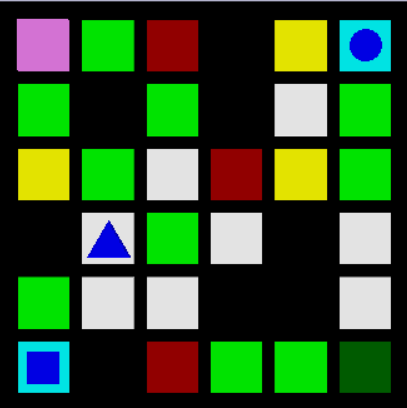
#> input picture stage0.png, 407 x 408 px
$ python image_processing.py
#> lines starting #> are read from the running program, lines starting #| are printed output that depends on the picture; after the words box and inside, x2 and y2 are one past the last pixel; in counts of white or black regions, pixels touching at a corner belong together
import cv2
import numpy as np
import math
from matplotlib import pyplot as plt

img1 = cv2.imread('stage0.png')
#> img1 is the input picture: shape (408, 407, 3); mean B, G, R 40.7, 84.2, 50.1
img1 = cv2.resize(img1, (800,800))
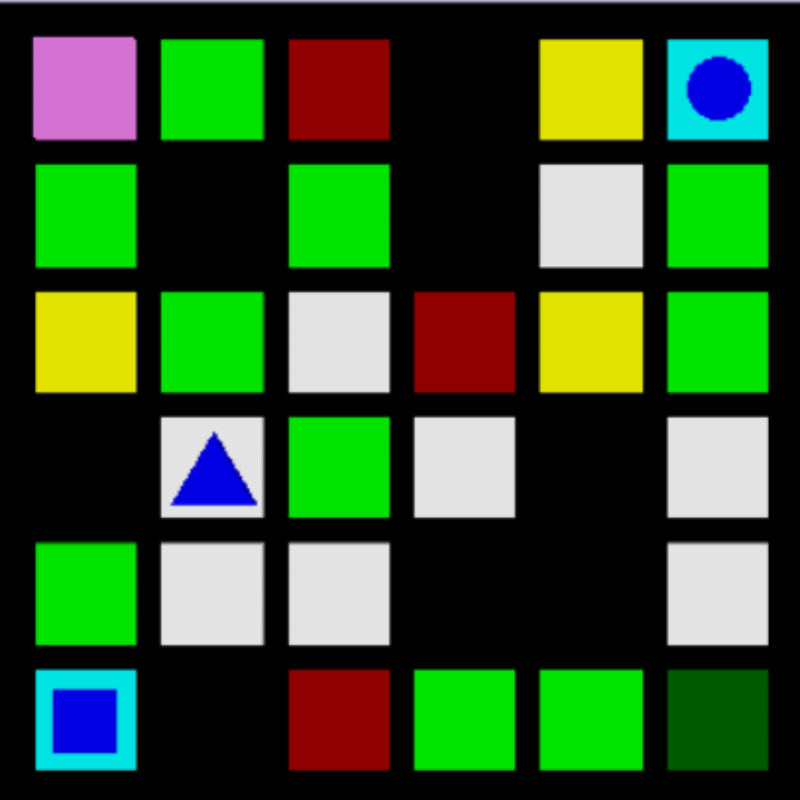
#> img1: shape (800, 800, 3); mean B, G, R 40.7, 84.2, 50.1
ar_dim = np.zeros(2,int)#(y,x)
ar_dim = (6,6)

def color_recognise(h,s,v):
    '''

    :param h: hue of color
    :param s: saturation
    :param v: value

    WHITE  = (0,0,255)
    RED    = (0,255,255)
    YELLOW = (30,255,255)
    GREEN  = (60,255,255)
    CYAN   = (90,255,255)
    BLUE   = (120,255,255)
    PINK   = (150,255,255)
    DULL GREEN = (76,255,104)

    :return:
    WHITE  = 0
    RED    = 1
    YELLOW = 2
    GREEN  = 3
    CYAN   = 4
    BLUE   = 5
    PINK   = 6
    DULL GREEN = 7
    '''

    color_code = -1
    # [19 lines of commented-out code are left out]
    if (h == 0 and s == 0 and v >100):
        color_code = 0
    if (h == 0 and s == 255 and v >100):
        color_code = 1
    if (h == 30 and s == 255 and v >100):
        color_code = 2
    if (h == 60 and s == 255 and v >100):
        color_code = 3
    if (h == 90 and s == 255 and v >100):
        color_code = 4
    if (h == 120 and s == 255 and v >100):
        color_code = 5
    if (h == 150 and s >100 and v >100):
        color_code = 6
    if (h == 60 and s == 255 and v == 91):
        color_code = 7

    return color_code

def shape_detection(roi,h,s,v):
    roi = cv2.resize(roi, (250, 250))
    lower = np.array([h-3,s-3,v-3])
    upper = np.array([h,s,v])
    '''
        additionally it gives triangle direction
    :param roi: IMAGE OF SINGLE TILE
    :param h: HUE OF BLUE           120
    :param s: SATURATION OF BLUE    255
    :param v: VALUE OF BLUE         255/227

    :return:
    NOT FOUND = -1
    TRAINGLE    = 1
    SQUARE      = 2
    CIRCLE      = 3
    '''
    shape_code = -1
    hsv = cv2.cvtColor(roi, cv2.COLOR_BGR2HSV)
    bgr = cv2.cvtColor(hsv, cv2.COLOR_HSV2BGR)
    gray = cv2.cvtColor(bgr, cv2.COLOR_BGR2GRAY)
    mask = cv2.inRange(hsv, lower, upper)

    triangle_corners = np.zeros((3, 2), int)
    triangle_direction = np.zeros(2, int)  # (y,x)

    bgr_onlyblue = cv2.bitwise_and(bgr, bgr, mask=mask)
    gray_onlyblue = cv2.cvtColor(bgr_onlyblue, cv2.COLOR_BGR2GRAY)
    _, threshold_binary = cv2.threshold(gray_onlyblue, 10, 255, cv2.THRESH_BINARY)
    contours, _ = cv2.findContours(threshold_binary, cv2.RETR_TREE, cv2.CHAIN_APPROX_SIMPLE)
    area = np.zeros(2)
    w = roi.shape[0]
    h = roi.shape[1]

    for cnt in contours:
        approx = cv2.approxPolyDP(cnt,  0.02* cv2.arcLength(cnt, True), True)
        cv2.drawContours(roi, [approx], 0, (0), 5)
        # cv2.imshow('shape_detect',roi)
        # cv2.waitKey(0)
        x = approx.ravel()[0]
        y = approx.ravel()[1]

        for i in range(3):
            triangle_corners[i][0] = approx.ravel()[2 * i]
            triangle_corners[i][1] = approx.ravel()[2 * i+1]

        # print(cv2.contourArea(cnt), end=' ')
        if (area[0]<cv2.contourArea(cnt) and cv2.contourArea(cnt)<w*h-1000):
            area[0] = cv2.contourArea(cnt)
            area[1] = len(approx)
            # print(area[1])

    if area[1] == 3:
        shape_code = 1
        print('waah bete waah')
        #triangle direction detection
        #triangle_corners
        diff = np.zeros(6, int)
        diff[0] = abs(triangle_corners[2][0] - triangle_corners[1][0])  # 0
        diff[1] = abs(triangle_corners[0][0] - triangle_corners[2][0])  # 1
        diff[2] = abs(triangle_corners[0][0] - triangle_corners[1][0])  # 2

        diff[3] = abs(triangle_corners[2][1] - triangle_corners[1][1])  # 0
        diff[4] = abs(triangle_corners[0][1] - triangle_corners[2][1])  # 1
        diff[5] = abs(triangle_corners[0][1] - triangle_corners[1][1])  # 2

        indexofmin = np.where(diff == np.amin(diff))

        print(indexofmin[0][0], diff[indexofmin[0][0]])
        print(diff)

        if (indexofmin[0][0] <= 2 and indexofmin[0][0] >= 0):  # left,right
            triangle_direction[0] = 0  # (y,x)
            if indexofmin[0][0] == 0:
                triangle_direction[1] = np.sign(
                    triangle_corners[0][0] - (triangle_corners[2][0] + triangle_corners[1][0]) / 2)  # (x,y)

            if indexofmin[0][0] == 1:
                triangle_direction[1] = np.sign(
                    triangle_corners[1][0] - (triangle_corners[2][0] + triangle_corners[1][0]) / 2)  # (x,y)

            if indexofmin[0][0] == 2:
                triangle_direction[1] = np.sign(
                    triangle_corners[2][0] - (triangle_corners[0][0] + triangle_corners[1][0]) / 2)  # (x,y)

        if (indexofmin[0][0] <= 5 and indexofmin[0][0] >= 3):  # up,down
            triangle_direction[1] = 0  # (y,x)
            if indexofmin[0][0] == 3:
                triangle_direction[0] = np.sign(
                    triangle_corners[0][1] - (triangle_corners[2][1] + triangle_corners[1][1]) / 2)  # (x,y)

            if indexofmin[0][0] == 4:
                triangle_direction[0] = np.sign(
                    triangle_corners[1][1] - (triangle_corners[2][1] + triangle_corners[1][1]) / 2)  # (x,y)

            if indexofmin[0][0] == 5:
                triangle_direction[0] = np.sign(
                    triangle_corners[2][1] - (triangle_corners[0][1] + triangle_corners[1][1]) / 2)  # (x,y)


    elif area[1] == 4:
        shape_code = 2
        triangle_direction = (0, 0)

    elif area[1] > 4:
        shape_code = 3
        triangle_direction = (0, 0)
    return shape_code,triangle_direction


def image_processing1(image,arena_dimensions):
#> called with arena_dimensions = (6, 6)
    cv2.imshow('image_procssing1-read',image)
    image2 = image
    hsv = cv2.cvtColor(image, cv2.COLOR_BGR2HSV)
#> hsv: shape (800, 800, 3); mean H, S, V 21, 89, 96.5
    # [4 lines of commented-out code are left out]

    arena_information = np.zeros((arena_dimensions[0],arena_dimensions[1],2),int)
    shapes_information = np.zeros((arena_dimensions[0],arena_dimensions[1],2),int)
    '''
    ARGUMENTS:
        Y COORDINATE (INT)
        X COORDINATE (INT)
        COLOR CODE   (INT)
        SHAPE CODE   (INT)

    BLACK  = -1
    WHITE  = 0
    RED    = 1
    YELLOW = 2
    GREEN  = 3
    CYAN   = 4
    BLUE   = 5
    PINK   = 6
    DULL GREEN = 7

    SHAPES
    NULL        = 0
    TRIANGLE    = 1
    SQUARE      = 2
    CIRCLE      = 3
    '''
    for j in range(arena_dimensions[0]):
        for i in range(arena_dimensions[1]):
            arena_information[j][i][0] = -1

    tiles_centres = np.full((arena_dimensions[0],arena_dimensions[1],2),-1,int)
    # print(tiles_centres)

    col = image.shape[0] // arena_dimensions[0]
#> col = 133
    width = image.shape[1] // arena_dimensions[1]
#> width = 133

    for i in range(arena_dimensions[0]):
        image = cv2.line(image,(0,i*col),(image.shape[0],i*col),(0,255,0),2)
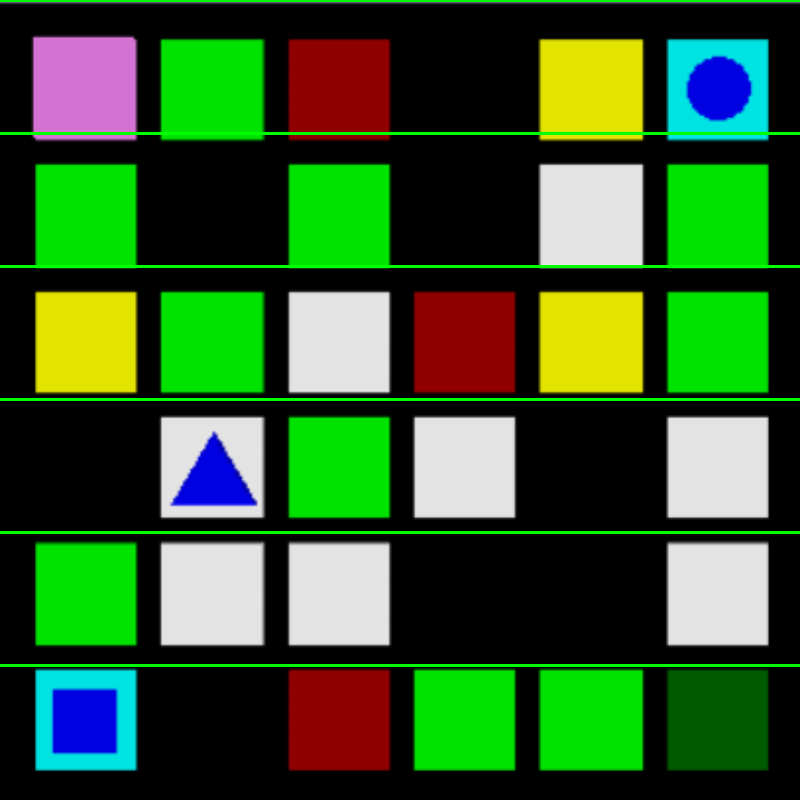
#> image: shape (800, 800, 3); mean B, G, R 39.9, 88.5, 49.4

    for i in range(arena_dimensions[1]):
        image = cv2.line(image,(i*width,0),(i*width,image.shape[1]),(0,255,0),2)
#> this loop made 6 passes
#> pass 1, in image_processing1, `image = cv2.line(image,(i*width,0),(i*width,image.shape[1]),(0,255,0),2)`:
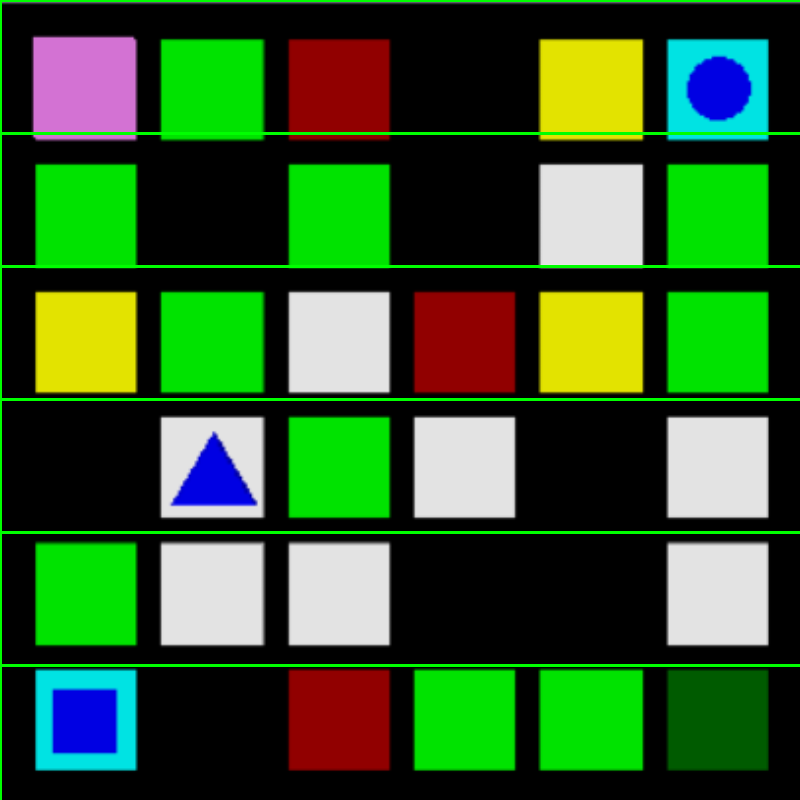
#> image: shape (800, 800, 3); 0.24% of pixels changed, all inside (x1, y1, x2, y2) = (0, 2, 2, 800)
#> pass 3, in image_processing1, `image = cv2.line(image,(i*width,0),(i*width,image.shape[1]),(0,255,0),2)`:
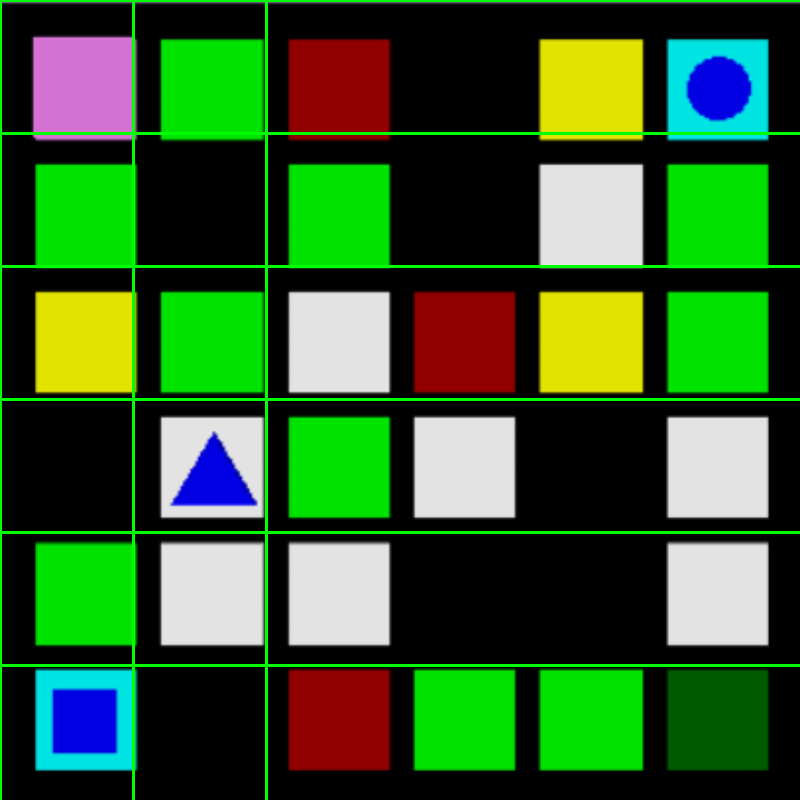
#> image: shape (800, 800, 3); mean B, G, R 39.7, 90.5, 49.2
#> after the loop:
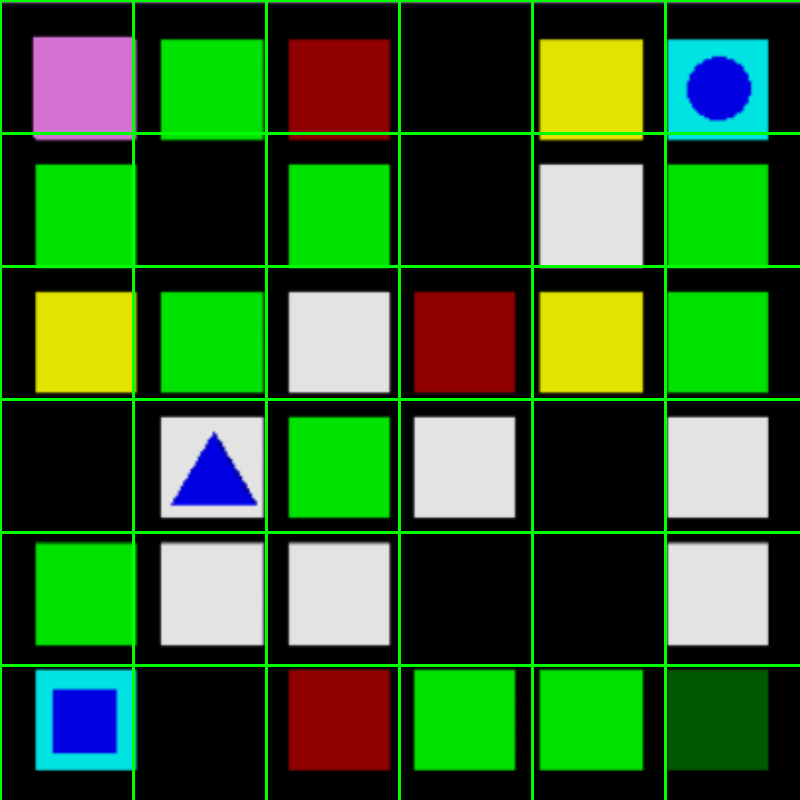
#> image: shape (800, 800, 3); 1.1% of pixels changed, all inside (x1, y1, x2, y2) = (398, 2, 667, 800)


    l = np.array([0,0,90])
    u = np.array([180, 255, 255])
    mask = cv2.inRange(hsv, l, u)
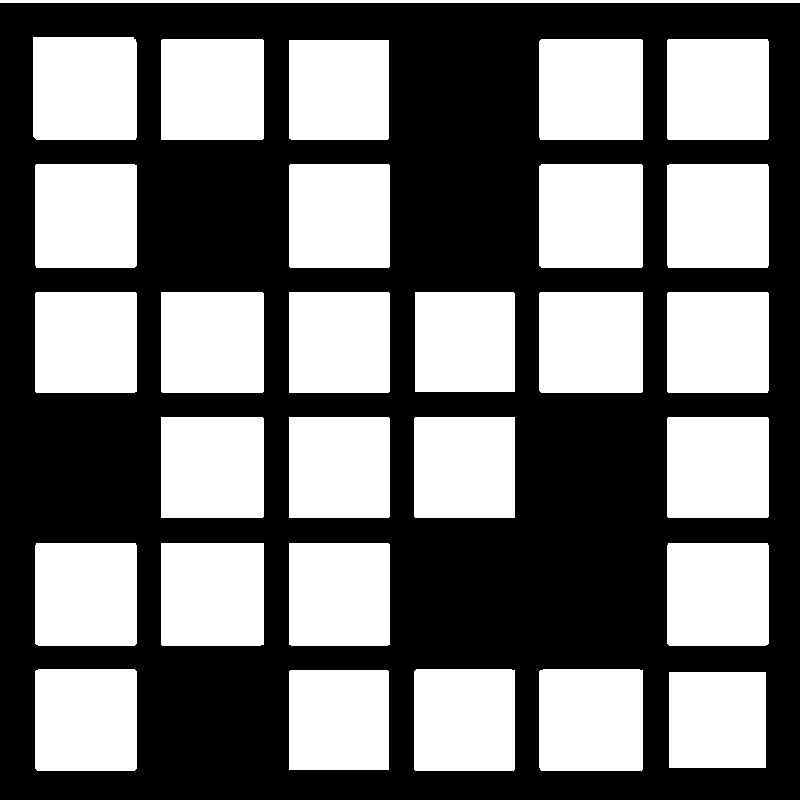
#> mask: shape (800, 800); 45.7% white; 29 white regions

    kernel = np.ones((5,5), np.uint8)
    opening = cv2.morphologyEx(mask, cv2.MORPH_OPEN, kernel, iterations=1)
    closing = cv2.morphologyEx(opening, cv2.MORPH_CLOSE, kernel)

    ###REDUNDANT MORPHOLOGICAL OPERATIONS
    contours, _ = cv2.findContours(mask, cv2.RETR_TREE, cv2.CHAIN_APPROX_SIMPLE)
#> contours = 29 contours; largest, box (x1, y1, x2, y2) and area: (539, 164, 643, 268) 10604, (33, 37, 137, 140) 10492, (161, 543, 264, 646) 10401, (35, 164, 137, 268) 10398, (667, 164, 769, 268) 10397
    area_mask=[]
    for cnt in contours:
        area_mask.append(int(cv2.contourArea(cnt)))
#> this loop made 29 passes
#> cnt on passes 1, 29: [[669, 672], [669, 767], [765, 767], [765, 672]], [[0, 0], [0, 2], [799, 2], [799, 0]]
#> after the loop, area_mask = 29 values, max 10604 at index 20, min 1598 at index 28, mean 9853.2


    ###IN USE MORPHOLOGICAL OPERATIONS
    contours2, _ = cv2.findContours(closing, cv2.RETR_TREE, cv2.CHAIN_APPROX_SIMPLE)
#> contours2 has the same summary as contours
    area_opcl = []
    box_length = 0
    count=0


    for cnt in contours2:
        area_opcl.append(int(cv2.contourArea(cnt)))

        box_length =math.floor( math.sqrt(area_opcl[0]) )
        print('length: ',box_length)

        x,y,w,h = cv2.boundingRect(cnt)
        centre_x= x+w//2
        centre_y= y+h//2
        # cv2.putText(image,"FOUND",(x,centre_y),cv2.FONT_HERSHEY_COMPLEX,0.4,(0,0,0))

        ##################START ASSIGNING VALUES OF ARRAY
        print(hsv[y+1,x+1,0],hsv[y+1,x+1,1],hsv[y+1,x+1,2])
        print(color_recognise(hsv[y+1,x+1,0],hsv[y+1,x+1,1],hsv[y+1,x+1,2]))

        colorcode = str(color_recognise(hsv[y+1,x+1,0],hsv[y+1,x+1,1],hsv[y+1,x+1,2]))
        cv2.putText(image2, colorcode, (x, y), cv2.FONT_HERSHEY_COMPLEX, 0.7, (255, 255, 255))
        # colorcode = 'STEVE'

        if(color_recognise(hsv[centre_y, centre_x, 0], hsv[centre_y, centre_x, 1], hsv[centre_y, centre_x, 2])==5):
            # cv2.putText(image, '5', (centre_x, centre_y), cv2.FONT_HERSHEY_COMPLEX, 0.7, (255,255,255))
            roi = image[y+1:y+box_length, x+1:x+box_length]
            # [11 lines of commented-out code are left out]
            count += 1
            # cv2.putText(image, shapecode, (centre_x, centre_y), cv2.FONT_HERSHEY_COMPLEX, 0.7, (0,0,0))

        for i in range(arena_dimensions[0]):
            if(i*col<centre_y and (i+1)*col>centre_y):
                y_coordinate = i
        for i in range(arena_dimensions[1]):
            if(i*width<centre_x and (i+1)*width>centre_x):
                x_coordinate = i

        colorcode = str(y_coordinate)+str(x_coordinate)
        # cv2.putText(image2,colorcode, (x, centre_y), cv2.FONT_HERSHEY_COMPLEX, 0.7, (255,255,255))


        ###upar pooree testing karlee fraaaanzzz

        arena_information[y_coordinate][x_coordinate][0]=color_recognise(hsv[y+1,x+1,0],hsv[y+1,x+1,1],hsv[y+1,x+1,2])
        #   shape detection and shape information
        if (color_recognise(hsv[centre_y, centre_x, 0], hsv[centre_y, centre_x, 1], hsv[centre_y, centre_x, 2]) == 5):
            cv2.imshow('hsv2roi',image2)
            roi = image[y + 1:y + box_length, x + 1:x + box_length]

            arena_information[y_coordinate][x_coordinate][1], shapes_information[y_coordinate][
                x_coordinate] = shape_detection(roi, 120, 255, 227)  ###THIS VALUE NEEDS TO BE ADJUSTED
            # shape_code = str(shapes_information[y_coordinate][x_coordinate])
            shape_code = str(arena_information[y_coordinate][x_coordinate][1])
            cv2.putText(image2, shape_code, (centre_x, centre_y), cv2.FONT_HERSHEY_COMPLEX, 0.7, (255, 255, 255))
        tiles_centres[y_coordinate][x_coordinate]=(centre_y,centre_x)
#> this loop made 29 passes
#> (x, y, centre_x, centre_y) on pass 13: (161, 417, 212, 467)
#> (x, y, centre_x, centre_y) on passes 5, 25: (35, 669, 86, 720), (667, 39, 718, 89)
#> (printed output is left out)
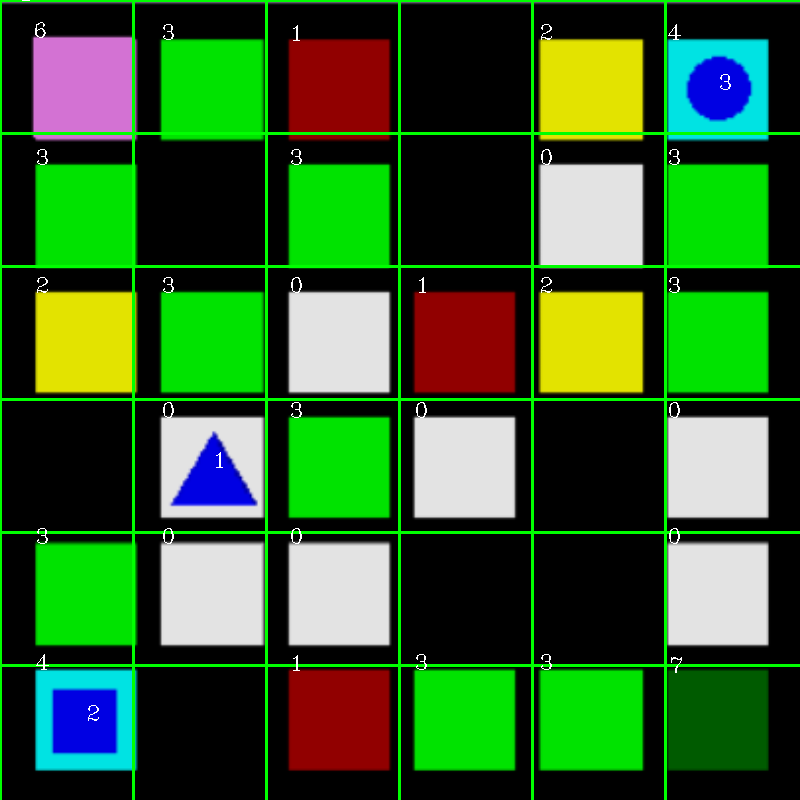
#> image2: shape (800, 800, 3); 4.44% of pixels changed, all inside (x1, y1, x2, y2) = (0, 0, 800, 800)
#> roi: shape (94, 94, 3); mean H, S, V 221.3, 146.1, 1.5
#> after the loop, area_opcl has the same summary as area_mask; count = 3

        ##################
        # cv2.putText(image, colorcode, (x, centre_y), cv2.FONT_HERSHEY_COMPLEX, 0.7, (255, 255, 255))


    mask = cv2.medianBlur(mask,1)
    # cv2.imshow('BLACK REMOVED', mask)
    cv2.imshow('MARKED', image2)
    # cv2.imshow('closing', closing)

    length1 = len(area_mask)
#> length1 = 29
    length2 = len(area_opcl)
#> length2 = 29
    print(length1,length2,area_opcl[0])
#| 29 29 9120
    # [9 lines of commented-out code are left out]
    cv2.waitKey(0)
    return arena_information, box_length, tiles_centres, shapes_information


ar,_,ar2,ar3=image_processing1(img1,ar_dim)

b = list(ar)
#> b = 6 items
print("dhappa")
print(ar3)
#> (printed output is left out)


#pink color masks position in pixels


cv2.destroyAllWindows()
